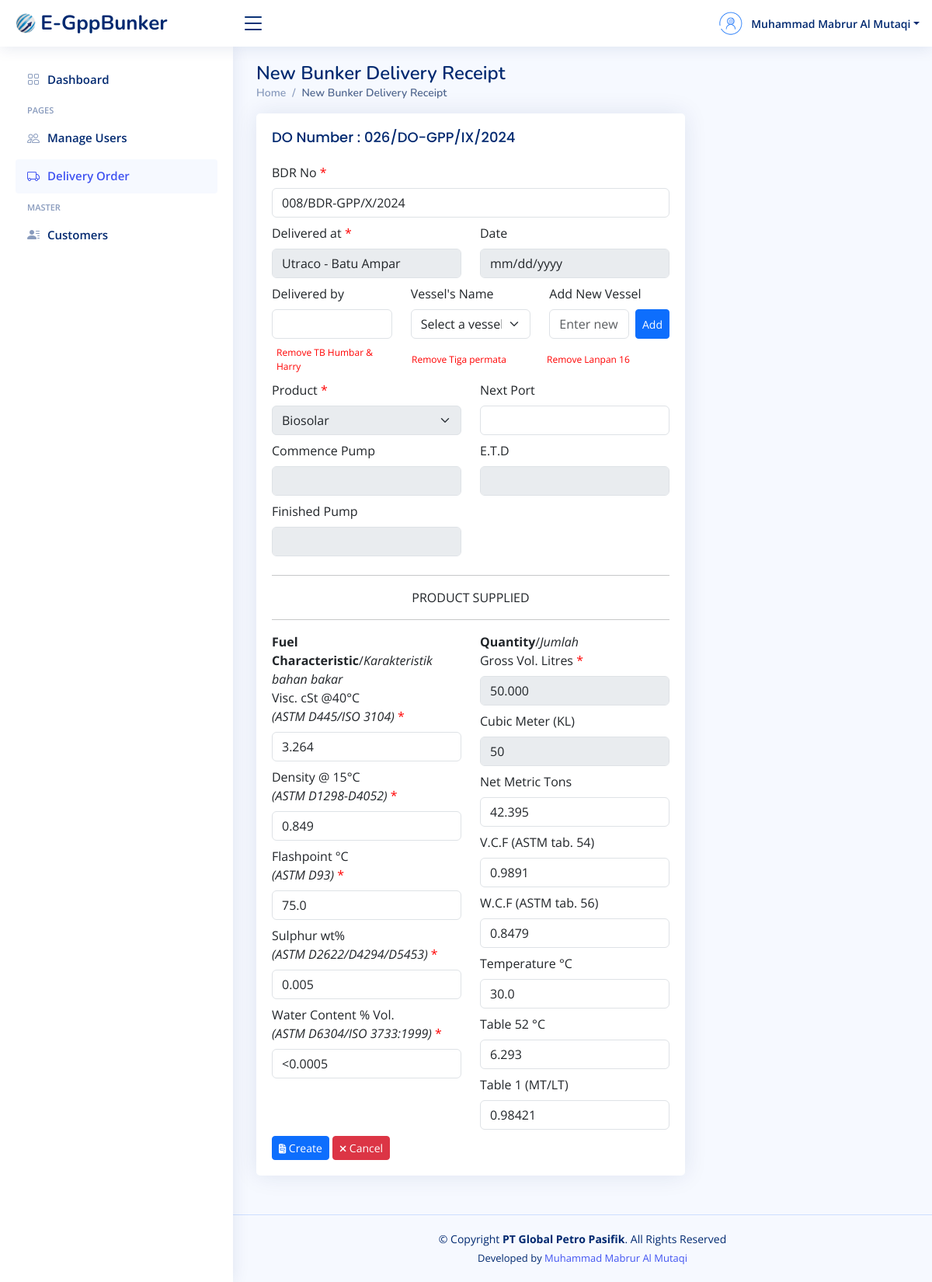
Page /tambah-bdr.php?id_do=25 (signed in) on the earlier database version.
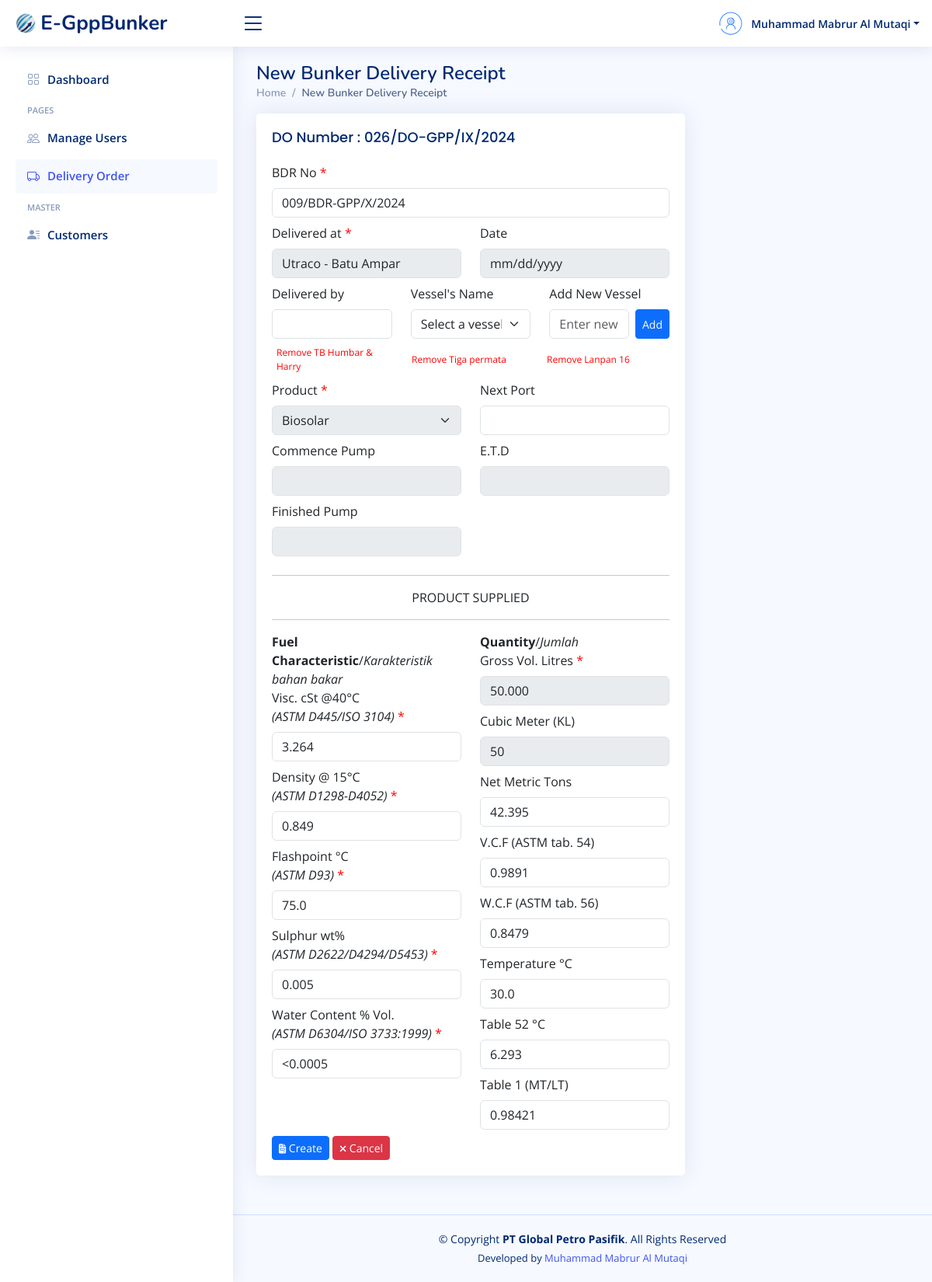
Same page on the later database version.
### tables this page shows
CREATE TABLE `bdr` (
  `id_bdr` int(10) NOT NULL,
  `do_id` int(10) NOT NULL,
  `bdr_no` varchar(50) NOT NULL,
  `delivered_by` varchar(50) DEFAULT NULL,
  `vessel_cust` varchar(60) DEFAULT NULL,
  `next_port` varchar(60) DEFAULT NULL,
  `visc` varchar(10) NOT NULL,
  `density` varchar(10) NOT NULL,
  `flashpoint` varchar(10) NOT NULL,
  `sulphur` varchar(10) NOT NULL,
  `water_content` varchar(10) NOT NULL,
  `net_metric_ton` varchar(15) NOT NULL,
  `vcf` varchar(10) NOT NULL,
  `wcf` varchar(10) NOT NULL,
  `temp` varchar(10) NOT NULL,
  `table_52` varchar(10) NOT NULL,
  `table_1` varchar(10) NOT NULL
);

### koneksi.php (called while the page is built, shortened)
<?php
$host = "localhost";
$user = "root";
$pass = "78789898";
$db = "egppbunker";
$koneksi = mysqli_connect($host, $user, $pass, $db);
function generateBdrNumber() {
    global $koneksi;
    $query = "SELECT bdr_no FROM bdr ORDER BY id_bdr DESC LIMIT 1";
    $result = mysqli_query($koneksi, $query);
    $last_bdr_no_assoc = mysqli_fetch_assoc($result);
    if ($last_bdr_no_assoc) {
        $last_bdr_no = $last_bdr_no_assoc['bdr_no'];
    } else {
        $last_bdr_no = null;
    }
    $last_no = $last_bdr_no ? (int)explode('/', $last_bdr_no)[0] : 0;
    $new_no = str_pad($last_no + 1, 3, '0', STR_PAD_LEFT);
    $month = date('n');
    $month_romawi = ['I', 'II', 'III', 'IV', 'V', 'VI', 'VII', 'VIII', 'IX', 'X', 'XI', 'XII'];
    $current_month_romawi = $month_romawi[$month - 1];
    $year = date('Y');
    return "{$new_no}/BDR-GPP/{$current_month_romawi}/{$year}";
}
 ?>

### tambah-bdr.php (the view, shortened to what the changed rows need)
<?php
    include "koneksi.php";
    $generated_bdr_number = generateBdrNumber();
?>
<!DOCTYPE html>
<html lang="en">
<?php
    include "layouts/head-css.php";
?>
<body>
  <main id="main" class="main">
    <div class="pagetitle">
      <h1>New Bunker Delivery Receipt</h1>
    </div>
    <section class="section">
        <div class="row">
            <div class="col-lg-8">
                <div class="card">
                    <div class="card-body">
                    <form action="" method="post">
                        <div class="mb-2">
                            <label for="bdr_no" class="form-label">BDR No <span id="x">*</span></label>
                            <input type="text" class="form-control" name="bdr_no" id="bdr_no" value="<?php echo htmlspecialchars($generated_bdr_number); ?>" readonly>
                        </div>
                    </form>
                    </div>
                </div>
            </div>
        </div>
    </section>
  </main>
</body>
</html>

Differences in the rows shown:
no longer on this page (row unchanged): bdr: bdr_no "008/BDR-GPP/X/2024"
added bdr: bdr_no "009/BDR-GPP/X/2024"
